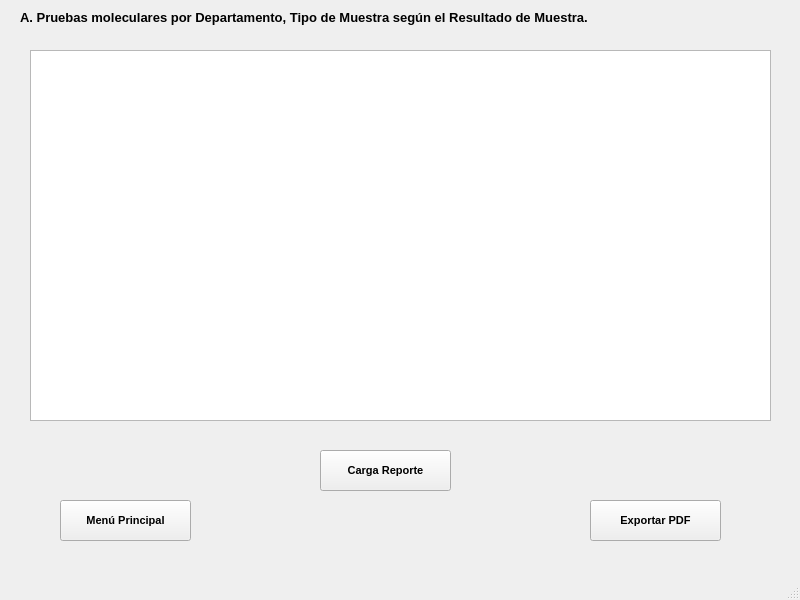
<?xml version="1.0" encoding="UTF-8"?>
<ui version="4.0">
 <class>Estadistica1</class>
 <widget class="QMainWindow" name="Estadistica1">
  <property name="geometry">
   <rect>
    <x>0</x>
    <y>0</y>
    <width>800</width>
    <height>600</height>
   </rect>
  </property>
  <property name="windowTitle">
   <string>MainWindow</string>
  </property>
  <widget class="QWidget" name="centralwidget">
   <widget class="QPushButton" name="menu">
    <property name="geometry">
     <rect>
      <x>60</x>
      <y>500</y>
      <width>131</width>
      <height>41</height>
     </rect>
    </property>
    <property name="font">
     <font>
      <pointsize>8</pointsize>
      <bold>true</bold>
     </font>
    </property>
    <property name="text">
     <string>Menú Principal</string>
    </property>
   </widget>
   <widget class="QPushButton" name="reporte">
    <property name="geometry">
     <rect>
      <x>590</x>
      <y>500</y>
      <width>131</width>
      <height>41</height>
     </rect>
    </property>
    <property name="font">
     <font>
      <pointsize>8</pointsize>
      <bold>true</bold>
     </font>
    </property>
    <property name="text">
     <string>Exportar PDF</string>
    </property>
   </widget>
   <widget class="QLabel" name="titulo">
    <property name="geometry">
     <rect>
      <x>20</x>
      <y>10</y>
      <width>651</width>
      <height>16</height>
     </rect>
    </property>
    <property name="text">
     <string>&lt;html&gt;&lt;head/&gt;&lt;body&gt;&lt;p&gt;&lt;span style=&quot; font-size:10pt; font-weight:700;&quot;&gt;A. Pruebas moleculares por Departamento, Tipo de Muestra según el Resultado de Muestra.&lt;/span&gt;&lt;/p&gt;&lt;/body&gt;&lt;/html&gt;</string>
    </property>
   </widget>
   <widget class="QPushButton" name="carga">
    <property name="geometry">
     <rect>
      <x>320</x>
      <y>450</y>
      <width>131</width>
      <height>41</height>
     </rect>
    </property>
    <property name="font">
     <font>
      <pointsize>8</pointsize>
      <bold>true</bold>
     </font>
    </property>
    <property name="text">
     <string>Carga Reporte</string>
    </property>
   </widget>
   <widget class="QTableWidget" name="tabla">
    <property name="geometry">
     <rect>
      <x>30</x>
      <y>50</y>
      <width>741</width>
      <height>371</height>
     </rect>
    </property>
   </widget>
  </widget>
  <widget class="QMenuBar" name="menubar">
   <property name="geometry">
    <rect>
     <x>0</x>
     <y>0</y>
     <width>800</width>
     <height>21</height>
    </rect>
   </property>
  </widget>
  <widget class="QStatusBar" name="statusbar"/>
 </widget>
 <resources/>
 <connections/>
</ui>
